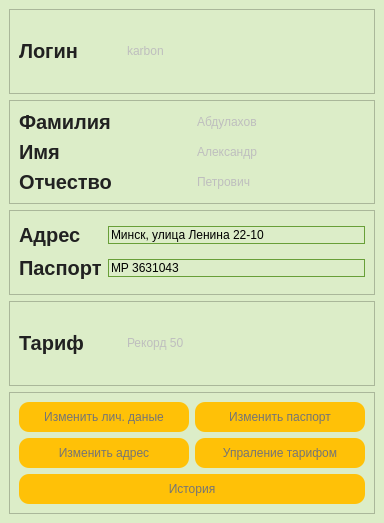
<?xml version="1.0" encoding="UTF-8"?>
<ui version="4.0">
 <class>ProfileWindow</class>
 <widget class="QMainWindow" name="ProfileWindow">
  <property name="geometry">
   <rect>
    <x>0</x>
    <y>0</y>
    <width>384</width>
    <height>523</height>
   </rect>
  </property>
  <property name="windowTitle">
   <string>Profile</string>
  </property>
  <property name="styleSheet">
   <string notr="true">*{
background: #DCEDC8;
font: 10pt &quot;Arial&quot;;
}

QLineEdit
{
background: transparent;
border: none;
font: 12pt &quot;Arial&quot;;
}
QLineEdit:focus {
 outline:none; }

QLabel{
	color: #212121;
	font: 15pt &quot;Arial&quot;;
	font-weight:bold;
}

QPushButton{
color: #757575;
background: #FFC107;
border-radius: 10px;
font: 12pt &quot;Arial&quot;;
}

QSpinBox{
background: transparent;
border: 1px solid #689F38;
font: 12pt &quot;Arial&quot;;
color: #212121;
}

QComboBox{
background: transparent;
border: 1px solid #689F38;
font: 12pt &quot;Arial&quot;;
color: #212121;
}

QDateEdit{
background: transparent;
border	: 1px solid #689F38;
font: 14pt &quot;Arial&quot;;
color: #212121;
}</string>
  </property>
  <widget class="QWidget" name="centralwidget">
   <layout class="QVBoxLayout" name="verticalLayout">
    <item>
     <widget class="QFrame" name="frame">
      <property name="styleSheet">
       <string notr="true"/>
      </property>
      <property name="frameShape">
       <enum>QFrame::StyledPanel</enum>
      </property>
      <property name="frameShadow">
       <enum>QFrame::Raised</enum>
      </property>
      <layout class="QGridLayout" name="gridLayout_3">
       <item row="0" column="0">
        <widget class="QLabel" name="label_login">
         <property name="minimumSize">
          <size>
           <width>100</width>
           <height>0</height>
          </size>
         </property>
         <property name="maximumSize">
          <size>
           <width>100</width>
           <height>16777215</height>
          </size>
         </property>
         <property name="font">
          <font>
           <family>Arial</family>
           <pointsize>15</pointsize>
           <weight>75</weight>
           <italic>false</italic>
           <bold>true</bold>
          </font>
         </property>
         <property name="styleSheet">
          <string notr="true"/>
         </property>
         <property name="text">
          <string>Логин</string>
         </property>
        </widget>
       </item>
       <item row="0" column="1" alignment="Qt::AlignLeft">
        <widget class="QLineEdit" name="edit_login">
         <property name="enabled">
          <bool>false</bool>
         </property>
         <property name="styleSheet">
          <string notr="true"/>
         </property>
         <property name="text">
          <string>karbon</string>
         </property>
        </widget>
       </item>
      </layout>
     </widget>
    </item>
    <item>
     <widget class="QFrame" name="frame_3">
      <property name="styleSheet">
       <string notr="true"/>
      </property>
      <property name="frameShape">
       <enum>QFrame::StyledPanel</enum>
      </property>
      <property name="frameShadow">
       <enum>QFrame::Raised</enum>
      </property>
      <layout class="QGridLayout" name="gridLayout_2">
       <item row="1" column="1" alignment="Qt::AlignLeft">
        <widget class="QLineEdit" name="edit_firstname">
         <property name="enabled">
          <bool>false</bool>
         </property>
         <property name="styleSheet">
          <string notr="true"/>
         </property>
         <property name="text">
          <string>Александр</string>
         </property>
        </widget>
       </item>
       <item row="1" column="0">
        <widget class="QLabel" name="label_firstname">
         <property name="font">
          <font>
           <family>Arial</family>
           <pointsize>15</pointsize>
           <weight>75</weight>
           <italic>false</italic>
           <bold>true</bold>
          </font>
         </property>
         <property name="styleSheet">
          <string notr="true"/>
         </property>
         <property name="text">
          <string>Имя</string>
         </property>
        </widget>
       </item>
       <item row="3" column="1" alignment="Qt::AlignLeft">
        <widget class="QLineEdit" name="edit_patronymic">
         <property name="enabled">
          <bool>false</bool>
         </property>
         <property name="styleSheet">
          <string notr="true"/>
         </property>
         <property name="text">
          <string>Петрович</string>
         </property>
        </widget>
       </item>
       <item row="3" column="0">
        <widget class="QLabel" name="label_patronymic">
         <property name="font">
          <font>
           <family>Arial</family>
           <pointsize>15</pointsize>
           <weight>75</weight>
           <italic>false</italic>
           <bold>true</bold>
          </font>
         </property>
         <property name="styleSheet">
          <string notr="true"/>
         </property>
         <property name="text">
          <string>Отчество</string>
         </property>
        </widget>
       </item>
       <item row="0" column="1" alignment="Qt::AlignLeft">
        <widget class="QLineEdit" name="edit_lastname">
         <property name="enabled">
          <bool>false</bool>
         </property>
         <property name="styleSheet">
          <string notr="true"/>
         </property>
         <property name="text">
          <string>Абдулахов</string>
         </property>
        </widget>
       </item>
       <item row="0" column="0">
        <widget class="QLabel" name="label_lastname">
         <property name="font">
          <font>
           <family>Arial</family>
           <pointsize>15</pointsize>
           <weight>75</weight>
           <italic>false</italic>
           <bold>true</bold>
          </font>
         </property>
         <property name="styleSheet">
          <string notr="true"/>
         </property>
         <property name="text">
          <string>Фамилия</string>
         </property>
        </widget>
       </item>
      </layout>
     </widget>
    </item>
    <item>
     <widget class="QFrame" name="driver_block">
      <property name="styleSheet">
       <string notr="true"/>
      </property>
      <property name="frameShape">
       <enum>QFrame::StyledPanel</enum>
      </property>
      <property name="frameShadow">
       <enum>QFrame::Raised</enum>
      </property>
      <layout class="QGridLayout" name="gridLayout_4">
       <item row="1" column="1">
        <widget class="ClickableLineEdit" name="edit_passport">
         <property name="styleSheet">
          <string notr="true">*{border: 1px solid #689F38;}</string>
         </property>
         <property name="text">
          <string>MP 3631043</string>
         </property>
         <property name="readOnly">
          <bool>false</bool>
         </property>
        </widget>
       </item>
       <item row="0" column="1">
        <widget class="ClickableLineEdit" name="edit_car">
         <property name="styleSheet">
          <string notr="true">*{border: 1px solid #689F38;}</string>
         </property>
         <property name="text">
          <string>Минск, улица Ленина 22-10</string>
         </property>
         <property name="readOnly">
          <bool>false</bool>
         </property>
        </widget>
       </item>
       <item row="1" column="0">
        <widget class="QLabel" name="label_passport">
         <property name="font">
          <font>
           <family>Arial</family>
           <pointsize>15</pointsize>
           <weight>75</weight>
           <italic>false</italic>
           <bold>true</bold>
          </font>
         </property>
         <property name="styleSheet">
          <string notr="true"/>
         </property>
         <property name="text">
          <string>Паспорт</string>
         </property>
        </widget>
       </item>
       <item row="0" column="0">
        <widget class="QLabel" name="label_car">
         <property name="font">
          <font>
           <family>Arial</family>
           <pointsize>15</pointsize>
           <weight>75</weight>
           <italic>false</italic>
           <bold>true</bold>
          </font>
         </property>
         <property name="styleSheet">
          <string notr="true"/>
         </property>
         <property name="text">
          <string>Адрес</string>
         </property>
        </widget>
       </item>
      </layout>
     </widget>
    </item>
    <item>
     <widget class="QFrame" name="frame_4">
      <property name="styleSheet">
       <string notr="true"/>
      </property>
      <property name="frameShape">
       <enum>QFrame::StyledPanel</enum>
      </property>
      <property name="frameShadow">
       <enum>QFrame::Raised</enum>
      </property>
      <layout class="QGridLayout" name="gridLayout">
       <item row="0" column="0">
        <widget class="QLabel" name="label_login_2">
         <property name="minimumSize">
          <size>
           <width>100</width>
           <height>0</height>
          </size>
         </property>
         <property name="maximumSize">
          <size>
           <width>100</width>
           <height>16777215</height>
          </size>
         </property>
         <property name="font">
          <font>
           <family>Arial</family>
           <pointsize>15</pointsize>
           <weight>75</weight>
           <italic>false</italic>
           <bold>true</bold>
          </font>
         </property>
         <property name="styleSheet">
          <string notr="true"/>
         </property>
         <property name="text">
          <string>Тариф</string>
         </property>
        </widget>
       </item>
       <item row="0" column="1">
        <widget class="QLineEdit" name="edit_login_2">
         <property name="enabled">
          <bool>false</bool>
         </property>
         <property name="styleSheet">
          <string notr="true"/>
         </property>
         <property name="text">
          <string>Рекорд 50</string>
         </property>
        </widget>
       </item>
      </layout>
     </widget>
    </item>
    <item>
     <widget class="QFrame" name="frame_2">
      <property name="styleSheet">
       <string notr="true"/>
      </property>
      <property name="frameShape">
       <enum>QFrame::StyledPanel</enum>
      </property>
      <property name="frameShadow">
       <enum>QFrame::Raised</enum>
      </property>
      <layout class="QGridLayout" name="gridLayout_5">
       <item row="0" column="0">
        <widget class="QPushButton" name="btn_adminitration">
         <property name="minimumSize">
          <size>
           <width>170</width>
           <height>30</height>
          </size>
         </property>
         <property name="styleSheet">
          <string notr="true"/>
         </property>
         <property name="text">
          <string>Изменить лич. даные</string>
         </property>
        </widget>
       </item>
       <item row="0" column="1">
        <widget class="QPushButton" name="btn_adminitration_4">
         <property name="minimumSize">
          <size>
           <width>170</width>
           <height>30</height>
          </size>
         </property>
         <property name="styleSheet">
          <string notr="true"/>
         </property>
         <property name="text">
          <string>Изменить паспорт</string>
         </property>
        </widget>
       </item>
       <item row="1" column="0">
        <widget class="QPushButton" name="btn_adminitration_3">
         <property name="minimumSize">
          <size>
           <width>170</width>
           <height>30</height>
          </size>
         </property>
         <property name="styleSheet">
          <string notr="true"/>
         </property>
         <property name="text">
          <string>Изменить адрес</string>
         </property>
        </widget>
       </item>
       <item row="1" column="1">
        <widget class="QPushButton" name="btn_adminitration_2">
         <property name="minimumSize">
          <size>
           <width>170</width>
           <height>30</height>
          </size>
         </property>
         <property name="styleSheet">
          <string notr="true"/>
         </property>
         <property name="text">
          <string>Упраление тарифом</string>
         </property>
        </widget>
       </item>
       <item row="2" column="0" colspan="2">
        <widget class="QPushButton" name="btn_history">
         <property name="minimumSize">
          <size>
           <width>170</width>
           <height>30</height>
          </size>
         </property>
         <property name="styleSheet">
          <string notr="true"/>
         </property>
         <property name="text">
          <string>История</string>
         </property>
        </widget>
       </item>
      </layout>
     </widget>
    </item>
   </layout>
  </widget>
 </widget>
 <customwidgets>
  <customwidget>
   <class>ClickableLineEdit</class>
   <extends>QLineEdit</extends>
   <header>PyQt.mycomponent.clickablelineedit.h</header>
  </customwidget>
 </customwidgets>
 <resources/>
 <connections/>
</ui>
